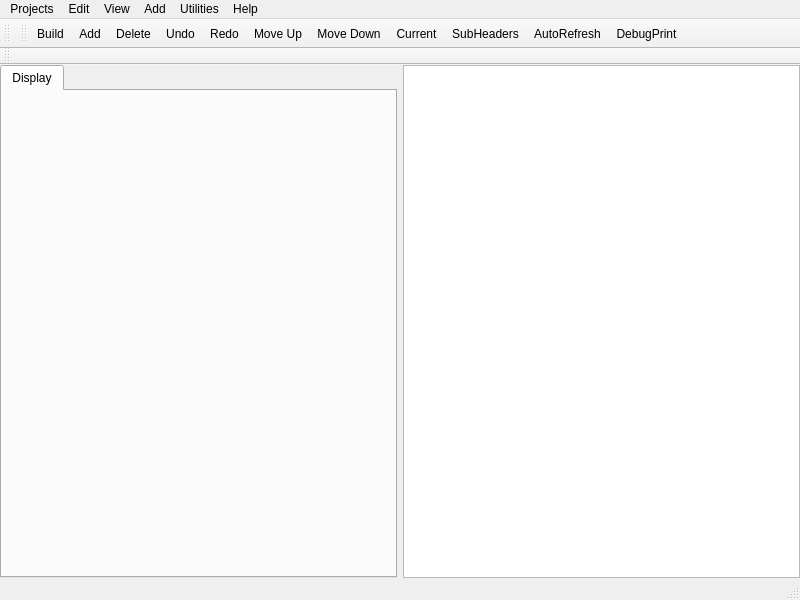
<?xml version="1.0" encoding="UTF-8"?>
<ui version="4.0">
 <class>MainWindow</class>
 <widget class="QMainWindow" name="MainWindow">
  <property name="geometry">
   <rect>
    <x>0</x>
    <y>0</y>
    <width>800</width>
    <height>600</height>
   </rect>
  </property>
  <property name="windowTitle">
   <string>MainWindow</string>
  </property>
  <widget class="QWidget" name="centralwidget">
   <layout class="QHBoxLayout" name="horizontalLayout">
    <property name="leftMargin">
     <number>0</number>
    </property>
    <property name="topMargin">
     <number>0</number>
    </property>
    <property name="rightMargin">
     <number>0</number>
    </property>
    <property name="bottomMargin">
     <number>0</number>
    </property>
    <item>
     <widget class="QTabWidget" name="tabWidget">
      <property name="currentIndex">
       <number>0</number>
      </property>
      <widget class="QWidget" name="tab">
       <attribute name="title">
        <string>Display</string>
       </attribute>
       <layout class="QVBoxLayout" name="displayLayout"/>
      </widget>
     </widget>
    </item>
    <item>
     <widget class="QStackedWidget" name="stackedWidget">
      <property name="currentIndex">
       <number>0</number>
      </property>
      <widget class="QWidget" name="page">
       <layout class="QVBoxLayout" name="verticalLayout_4">
        <property name="leftMargin">
         <number>0</number>
        </property>
        <property name="topMargin">
         <number>0</number>
        </property>
        <property name="rightMargin">
         <number>0</number>
        </property>
        <property name="bottomMargin">
         <number>0</number>
        </property>
        <item>
         <widget class="QTreeView" name="treeView">
          <property name="sizeAdjustPolicy">
           <enum>QAbstractScrollArea::AdjustToContents</enum>
          </property>
          <property name="iconSize">
           <size>
            <width>32</width>
            <height>32</height>
           </size>
          </property>
          <attribute name="headerDefaultSectionSize">
           <number>200</number>
          </attribute>
          <attribute name="headerStretchLastSection">
           <bool>true</bool>
          </attribute>
         </widget>
        </item>
       </layout>
      </widget>
      <widget class="QWidget" name="page_2">
       <layout class="QVBoxLayout" name="verticalLayout_5">
        <property name="leftMargin">
         <number>0</number>
        </property>
        <property name="topMargin">
         <number>0</number>
        </property>
        <property name="rightMargin">
         <number>0</number>
        </property>
        <property name="bottomMargin">
         <number>0</number>
        </property>
        <item>
         <widget class="QScrollArea" name="scrollArea_2">
          <property name="widgetResizable">
           <bool>true</bool>
          </property>
          <widget class="QWidget" name="iconViewWidget">
           <property name="geometry">
            <rect>
             <x>0</x>
             <y>0</y>
             <width>98</width>
             <height>28</height>
            </rect>
           </property>
           <layout class="QVBoxLayout" name="iconViewVerticalLayout">
            <property name="leftMargin">
             <number>0</number>
            </property>
            <property name="topMargin">
             <number>0</number>
            </property>
            <property name="rightMargin">
             <number>0</number>
            </property>
            <property name="bottomMargin">
             <number>0</number>
            </property>
           </layout>
          </widget>
         </widget>
        </item>
       </layout>
      </widget>
     </widget>
    </item>
   </layout>
  </widget>
  <widget class="QMenuBar" name="menubar">
   <property name="geometry">
    <rect>
     <x>0</x>
     <y>0</y>
     <width>800</width>
     <height>22</height>
    </rect>
   </property>
   <widget class="QMenu" name="menuProject">
    <property name="title">
     <string>Projects</string>
    </property>
    <addaction name="actionNew"/>
    <addaction name="actionOpen"/>
    <addaction name="actionOpenExample"/>
    <addaction name="actionSave"/>
    <addaction name="actionSave_Project_as_Current_Work"/>
    <addaction name="actionSaveTemplate"/>
    <addaction name="actionSaveNGC"/>
   </widget>
   <widget class="QMenu" name="menuView">
    <property name="title">
     <string>View</string>
    </property>
    <addaction name="actionHide_Selected_Field"/>
    <addaction name="actionShow_All_Fields"/>
    <addaction name="actionSingleView"/>
    <addaction name="actionDualView"/>
    <addaction name="actionTop_Bottom_Layout"/>
    <addaction name="actionSide_by_Side_Layout"/>
    <addaction name="actionMaster_Value_Column_Hidden"/>
    <addaction name="actionSub_Groups_in_Master_Tree"/>
    <addaction name="actionSave_as_Default_Layout"/>
   </widget>
   <widget class="QMenu" name="actionMenuAdd">
    <property name="title">
     <string>Add</string>
    </property>
   </widget>
   <widget class="QMenu" name="actionUtilMenu">
    <property name="title">
     <string>Utilities</string>
    </property>
    <widget class="QMenu" name="menuEdit_Preferences">
     <property name="title">
      <string>Edit Preferences</string>
     </property>
    </widget>
    <widget class="QMenu" name="menuValidation">
     <property name="title">
      <string>ValidationMenu</string>
     </property>
     <addaction name="actionValAllDlg"/>
     <addaction name="actionValFeatDlg"/>
     <addaction name="actionValFeatNone"/>
     <addaction name="actionValNoDlg"/>
    </widget>
    <addaction name="actionChUnits"/>
    <addaction name="actionAutoRefresh"/>
    <addaction name="actionLoadTools"/>
    <addaction name="actionSave_Values_as_Default"/>
    <addaction name="actionDelete_Custom_Default_Value"/>
    <addaction name="menuValidation"/>
    <addaction name="menuEdit_Preferences"/>
   </widget>
   <widget class="QMenu" name="menuHelp">
    <property name="title">
     <string>Help</string>
    </property>
    <addaction name="actionYouTube"/>
    <addaction name="actionCNCHome"/>
    <addaction name="actionForum"/>
    <addaction name="actionAbout"/>
   </widget>
   <widget class="QMenu" name="menuEdit">
    <property name="title">
     <string>Edit</string>
    </property>
    <addaction name="actionUndo"/>
    <addaction name="actionRedo"/>
    <addaction name="actionCut"/>
    <addaction name="actionCopy"/>
    <addaction name="actionPaste"/>
    <addaction name="actionAdd"/>
    <addaction name="actionDuplicate"/>
    <addaction name="actionMoveUp"/>
    <addaction name="actionMoveDown"/>
    <addaction name="actionRemoveItm"/>
    <addaction name="actionAppendItm"/>
   </widget>
   <addaction name="menuProject"/>
   <addaction name="menuEdit"/>
   <addaction name="menuView"/>
   <addaction name="actionMenuAdd"/>
   <addaction name="actionUtilMenu"/>
   <addaction name="menuHelp"/>
  </widget>
  <widget class="QStatusBar" name="statusbar"/>
  <widget class="QToolBar" name="nc_toolbar1">
   <property name="windowTitle">
    <string>toolBar_2</string>
   </property>
   <attribute name="toolBarArea">
    <enum>TopToolBarArea</enum>
   </attribute>
   <attribute name="toolBarBreak">
    <bool>false</bool>
   </attribute>
  </widget>
  <widget class="QToolBar" name="toolBar">
   <property name="windowTitle">
    <string>toolBar</string>
   </property>
   <attribute name="toolBarArea">
    <enum>TopToolBarArea</enum>
   </attribute>
   <attribute name="toolBarBreak">
    <bool>false</bool>
   </attribute>
   <addaction name="actionBuild"/>
   <addaction name="actionAdd"/>
   <addaction name="actionDelete"/>
   <addaction name="actionUndo"/>
   <addaction name="actionRedo"/>
   <addaction name="actionMoveUp"/>
   <addaction name="actionMoveDown"/>
   <addaction name="actionCurrent"/>
   <addaction name="actionSubHeaders"/>
   <addaction name="actionAutoRefresh"/>
   <addaction name="actionDebugPrint"/>
  </widget>
  <widget class="QToolBar" name="nc_toolbar">
   <property name="windowTitle">
    <string>toolBar_2</string>
   </property>
   <property name="toolTip">
    <string>Nc_toolbar</string>
   </property>
   <attribute name="toolBarArea">
    <enum>TopToolBarArea</enum>
   </attribute>
   <attribute name="toolBarBreak">
    <bool>true</bool>
   </attribute>
  </widget>
  <action name="actionUndo">
   <property name="text">
    <string>Undo</string>
   </property>
  </action>
  <action name="actionRedo">
   <property name="text">
    <string>Redo</string>
   </property>
  </action>
  <action name="actionSave">
   <property name="text">
    <string>Save</string>
   </property>
  </action>
  <action name="actionOpen">
   <property name="text">
    <string>Open</string>
   </property>
  </action>
  <action name="actionOpenExample">
   <property name="text">
    <string>Open Example</string>
   </property>
  </action>
  <action name="actionCurrent">
   <property name="text">
    <string>Current</string>
   </property>
  </action>
  <action name="actionSubHeaders">
   <property name="checkable">
    <bool>true</bool>
   </property>
   <property name="text">
    <string>SubHeaders</string>
   </property>
  </action>
  <action name="actionAutoRefresh">
   <property name="checkable">
    <bool>true</bool>
   </property>
   <property name="text">
    <string>AutoRefresh</string>
   </property>
  </action>
  <action name="actionNew">
   <property name="text">
    <string>New</string>
   </property>
  </action>
  <action name="actionSave_Project_as_Current_Work">
   <property name="text">
    <string>Save Project as Current Work</string>
   </property>
  </action>
  <action name="actionSaveTemplate">
   <property name="text">
    <string>Save Project as Default Template</string>
   </property>
  </action>
  <action name="actionSaveNGC">
   <property name="text">
    <string>Export Gcode as RS274NGC</string>
   </property>
  </action>
  <action name="actionHide_Selected_Field">
   <property name="text">
    <string>Hide Selected Field</string>
   </property>
  </action>
  <action name="actionShow_All_Fields">
   <property name="text">
    <string>Show All Fields</string>
   </property>
  </action>
  <action name="actionSingleView">
   <property name="text">
    <string>Single View</string>
   </property>
  </action>
  <action name="actionDualView">
   <property name="text">
    <string>Dual View</string>
   </property>
  </action>
  <action name="actionTop_Bottom_Layout">
   <property name="text">
    <string>Top/Bottom Layout</string>
   </property>
  </action>
  <action name="actionSide_by_Side_Layout">
   <property name="text">
    <string>Side by Side Layout</string>
   </property>
  </action>
  <action name="actionMaster_Value_Column_Hidden">
   <property name="text">
    <string>Master Value Column Hidden</string>
   </property>
  </action>
  <action name="actionSub_Groups_in_Master_Tree">
   <property name="text">
    <string>Sub-Groups in Master Tree</string>
   </property>
  </action>
  <action name="actionSave_as_Default_Layout">
   <property name="text">
    <string>Save as Default Layout</string>
   </property>
  </action>
  <action name="actionCut">
   <property name="text">
    <string>Cut</string>
   </property>
  </action>
  <action name="actionCopy">
   <property name="text">
    <string>Copy</string>
   </property>
  </action>
  <action name="actionPaste">
   <property name="text">
    <string>Paste</string>
   </property>
  </action>
  <action name="actionAdd">
   <property name="text">
    <string>Add</string>
   </property>
  </action>
  <action name="actionDuplicate">
   <property name="text">
    <string>Duplicate</string>
   </property>
  </action>
  <action name="actionRemoveItm">
   <property name="text">
    <string>Remove</string>
   </property>
   <property name="toolTip">
    <string>Remove Item</string>
   </property>
  </action>
  <action name="actionMoveUp">
   <property name="text">
    <string>Move Up</string>
   </property>
  </action>
  <action name="actionMoveDown">
   <property name="text">
    <string>Move Down</string>
   </property>
  </action>
  <action name="actionAdvanced">
   <property name="text">
    <string>Advanced</string>
   </property>
  </action>
  <action name="actionDrilling">
   <property name="text">
    <string>Drilling</string>
   </property>
  </action>
  <action name="actionGroups_Offsets_and_Rotaion">
   <property name="text">
    <string>Groups, Offsets and Rotaion</string>
   </property>
  </action>
  <action name="actionChange_Tool">
   <property name="text">
    <string>Change Tool</string>
   </property>
  </action>
  <action name="actionProbing">
   <property name="text">
    <string>Probing</string>
   </property>
  </action>
  <action name="actionMiscellaneous">
   <property name="text">
    <string>Miscellaneous</string>
   </property>
  </action>
  <action name="actionAdd_a_Prototype_Subroutine">
   <property name="text">
    <string>Add a Prototype Subroutine</string>
   </property>
  </action>
  <action name="actionImport_a_Project_File">
   <property name="text">
    <string>Import a Project File</string>
   </property>
  </action>
  <action name="actionSave_Values_as_Default">
   <property name="text">
    <string>Save Values as Defaults</string>
   </property>
  </action>
  <action name="actionDelete_Custom_Default_Value">
   <property name="text">
    <string>Delete Custom Default Value</string>
   </property>
  </action>
  <action name="actionYouTube">
   <property name="text">
    <string>NativeCAM on Youtube</string>
   </property>
   <property name="toolTip">
    <string>NativeCAM on Youtube</string>
   </property>
  </action>
  <action name="actionCNCHome">
   <property name="text">
    <string>Linuxcnc website</string>
   </property>
  </action>
  <action name="actionForum">
   <property name="text">
    <string>Linuxcnc Forum</string>
   </property>
  </action>
  <action name="actionAbout">
   <property name="text">
    <string>About</string>
   </property>
  </action>
  <action name="actionBuild">
   <property name="text">
    <string>Build</string>
   </property>
   <property name="toolTip">
    <string>Generate file and send it to linuxcnc</string>
   </property>
  </action>
  <action name="actionDelete">
   <property name="text">
    <string>Delete</string>
   </property>
  </action>
  <action name="actionAppendItm">
   <property name="text">
    <string>AppendItm</string>
   </property>
  </action>
  <action name="actionSaveUser">
   <property name="text">
    <string>SaveUser</string>
   </property>
  </action>
  <action name="actionDeleteUser">
   <property name="text">
    <string>DeleteUser</string>
   </property>
  </action>
  <action name="actionViewMenu">
   <property name="text">
    <string>ViewMenu</string>
   </property>
  </action>
  <action name="actionCollapse">
   <property name="text">
    <string>Collapse</string>
   </property>
  </action>
  <action name="actionSaveLayout">
   <property name="text">
    <string>SaveLayout</string>
   </property>
  </action>
  <action name="actionLoadCfg">
   <property name="text">
    <string>LoadCfg</string>
   </property>
  </action>
  <action name="actionImportXML">
   <property name="text">
    <string>ImportXML</string>
   </property>
  </action>
  <action name="actionValAllDlg">
   <property name="text">
    <string>ValAllDlg</string>
   </property>
  </action>
  <action name="actionValNoDlg">
   <property name="text">
    <string>ValNoDlg</string>
   </property>
  </action>
  <action name="actionValFeatDlg">
   <property name="text">
    <string>ValFeatDlg</string>
   </property>
  </action>
  <action name="actionValFeatNone">
   <property name="text">
    <string>ValFeatNone</string>
   </property>
  </action>
  <action name="actionLoadTools">
   <property name="text">
    <string>LoadTools</string>
   </property>
  </action>
  <action name="actionPreferences">
   <property name="text">
    <string>Preferences</string>
   </property>
  </action>
  <action name="actionChUnits">
   <property name="text">
    <string>Change Units to Imperial</string>
   </property>
   <property name="toolTip">
    <string>Change Units to Imperial</string>
   </property>
  </action>
  <action name="actionHideField">
   <property name="text">
    <string>HideField</string>
   </property>
  </action>
  <action name="actionShowF">
   <property name="text">
    <string>ShowF</string>
   </property>
  </action>
  <action name="actionRename">
   <property name="text">
    <string>Rename</string>
   </property>
  </action>
  <action name="actionChngGrp">
   <property name="text">
    <string>ChngGrp</string>
   </property>
  </action>
  <action name="actionDataType">
   <property name="text">
    <string>DataType</string>
   </property>
  </action>
  <action name="actionRevertType">
   <property name="text">
    <string>RevertType</string>
   </property>
  </action>
  <action name="actionBack">
   <property name="text">
    <string>Back</string>
   </property>
   <property name="toolTip">
    <string>Back One Menu Level</string>
   </property>
  </action>
  <action name="actionWindowClose">
   <property name="text">
    <string>WindowClose</string>
   </property>
  </action>
  <action name="actionDebugPrint">
   <property name="text">
    <string>DebugPrint</string>
   </property>
  </action>
 </widget>
 <resources/>
 <connections/>
</ui>
